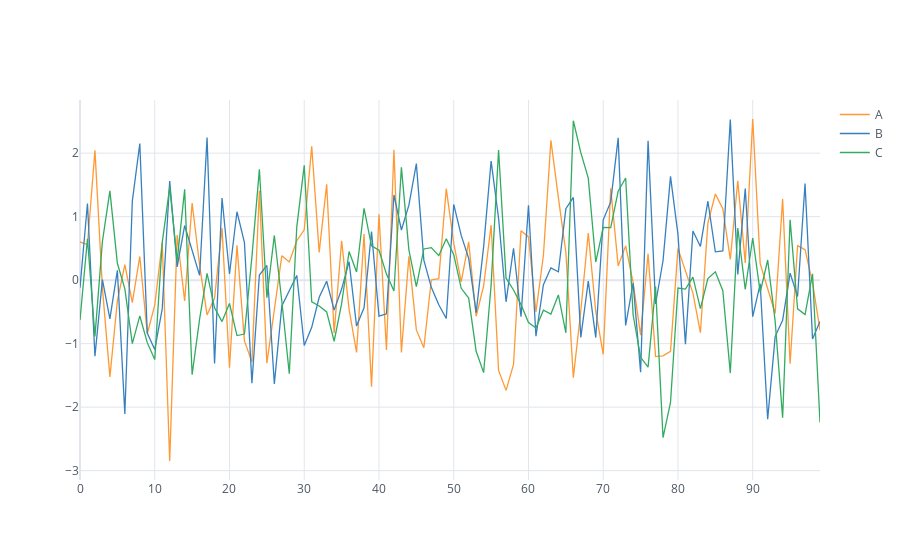

The code cell stored with this chart in its notebook:
### Markdown cell above
# Iplot

### Code cell
df.iplot()
